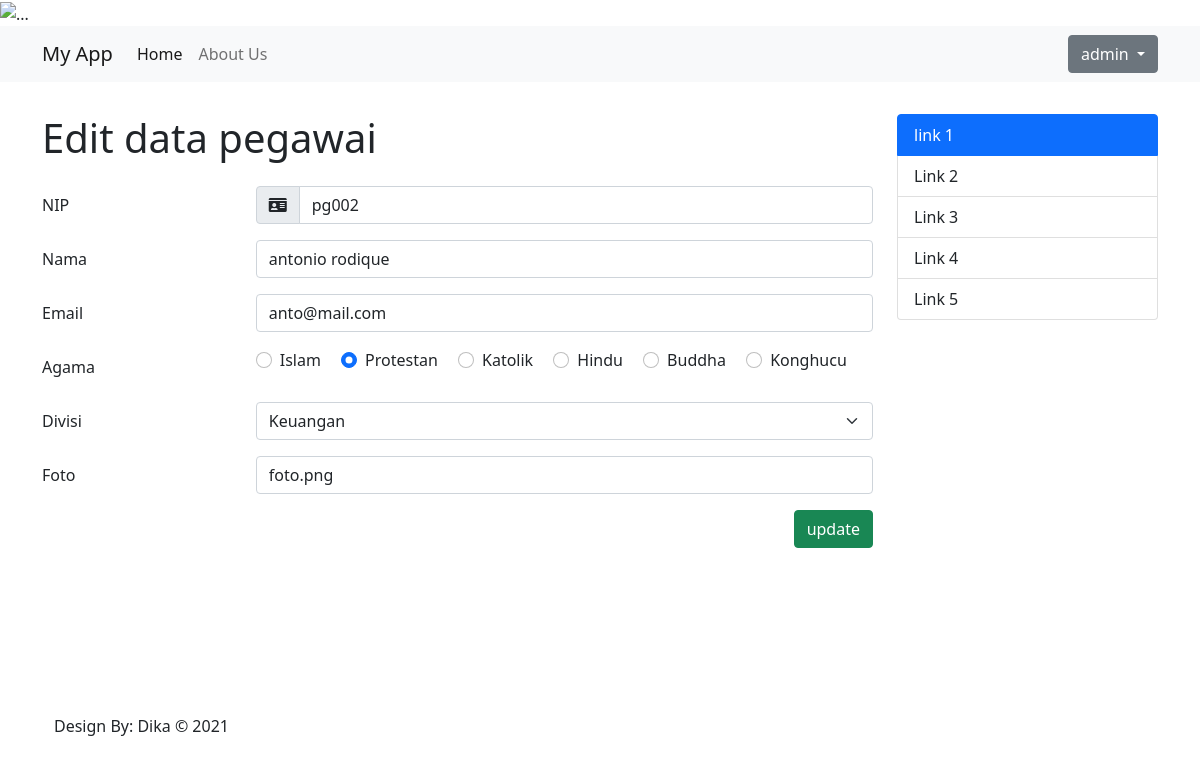
/index.php?hal=edit-data&id=2 (signed in), run on the app's committed database.
### tables this page shows
CREATE TABLE `Pegawai` (
  `id` int(11) NOT NULL,
  `nip` varchar(5) NOT NULL,
  `nama` varchar(50) NOT NULL,
  `email` varchar(50) NOT NULL,
  `agama` enum('Islam','Protestan','Katolik','Hindu','Buddha','Konghucu') NOT NULL,
  `iddivisi` int(11) NOT NULL,
  `foto` varchar(50) NOT NULL
);

CREATE TABLE `Divisi` (
  `id` int(11) NOT NULL,
  `nama` varchar(50) NOT NULL
);

### config/koneksi.php (called while the page is built, shortened)
<?php
class Db {
    protected $servername = "localhost";
    protected $username = "root";
    protected $password = "";
    public function __construct() {
        try {
            $this->conn = new PDO("mysql:host=$this->servername;dbname=dbpegawai",$this->username, $this->password);
        } catch (PDOException $e) {
            echo "Connection failed: ", $e->getMessage();
        }
    }
}

### models/Pegawai.php (called while the page is built, shortened)
<?php
class Pegawai extends Db {
    public function getPegawai($id){
        $stmt = $this->conn->prepare("SELECT Pegawai.*, Divisi.id as divisiId, Divisi.nama as namaDivisi FROM Pegawai INNER JOIN Divisi ON Pegawai.iddivisi = Divisi.id WHERE Pegawai.id = :id");
        $stmt->bindParam(':id', $id);
        $stmt->execute();
        $stmt->setFetchMode(PDO::FETCH_ASSOC);
        return $stmt->fetch();
    }
}

### component/formEditPegawai.php (the view, shortened to what this page needs)
<?php
    require 'config/koneksi.php';
    require 'models/Pegawai.php';
    $namaAgama = ['Islam','Protestan','Katolik','Hindu','Buddha','Konghucu'];
    $pegawai = new Pegawai();
    $data = $pegawai->getPegawai($_GET['id']);
?>
<h1 class="mb-4">Edit data pegawai</h1>
<form action="controllers/pegawaiController.php" method="POST">
    <div class="mb-3 row">
        <label for="nip" class="col-sm-3 col-form-label">NIP</label>
        <div class="col-sm-9">
            <div class="input-group flex-nowrap">
                <span class="input-group-text" id="addon-wrapping">
                    <i class="fas fa-id-card"></i>
                </span>
                <input type="text" name="nip" class="form-control" placeholder="exmaple: pg001" aria-label="exmaple: pg001" aria-describedby="addon-wrapping" value="<?=$data['nip']?>" >
            </div>
        </div>
    </div>
    <div class="mb-3 row">
        <label for="nama" class="col-sm-3 col-form-label">Nama</label>
        <div class="col-sm-9">
            <input type="text" name="nama" class="form-control" id="inputNama" value="<?=$data['nama']?>">
        </div>
    </div>
    <div class="mb-3 row">
        <label for="email" class="col-sm-3 col-form-label">Email</label>
        <div class="col-sm-9">
            <input type="email" name="email" class="form-control" id="inputEmail" value="<?=$data['email']?>">
        </div>
    </div>
    <div class="mb-3 row">
        <label for="agama" class="col-sm-3 col-form-label">Agama</label>
        <div class="col-sm-9">
            <?php foreach ($namaAgama as $agama): ?>
            <div class="form-check form-check-inline">
                <input class="form-check-input" type="radio" name="agama" value="<?=$agama?>" <?=($data['agama'] == $agama) ? 'checked': ''?>>
                <label class="form-check-label" ><?=$agama?></label>
            </div>
            <?php endforeach; ?>
        </div>
    </div>
    <div class="mb-3 row">
        <label for="divisi" class="col-sm-3 col-form-label">Divisi</label>
        <div class="col-sm-9">
            <select class="form-select" aria-label="Default select example" name="divisi">
                <option value="2" <?=($data['divisiId'] == 2) ? 'selected': ''?>>Keuangan</option>
            </select>
        </div>
    </div>
    <div class="mb-3 row">
        <label for="foto" class="col-sm-3 col-form-label">Foto</label>
        <div class="col-sm-9">
            <input type="text" name="foto" class="form-control" id="foto" value="<?=$data['foto']?>">
        </div>
    </div>
    <div class="d-flex justify-content-end">
        <input type="submit" value="update" name="update" class="btn btn-success">
    </div>
</form>

### component/head.php (style rules this page uses)
body { overflow-x: hidden; }

### data on the page
pegawai: nip "pg002", nama "antonio rodique", email "anto@mail.com", agama "☑", foto "foto.png"
divisi: divisi "Keuangan"

### other printed values
$_SESSION['member']['fullname'] "admin"
$agama "Islam"
$agama "Protestan"
$agama "Katolik"
$agama "Hindu"
$agama "Buddha"
$agama "Konghucu"
